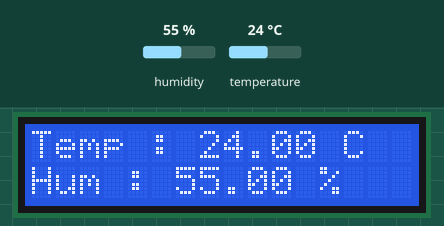
Recording of a program running on a simulated ESP8266 (NodeMCU). On the bench: 16×2 character LCD. The inputs (shaded band) are chosen by the test bench; at power-on: humidity 55 %, temperature 24 °C.

Above: at 1.2 s.
1.3 s: humidity set to 22 %
At 2.8 s:
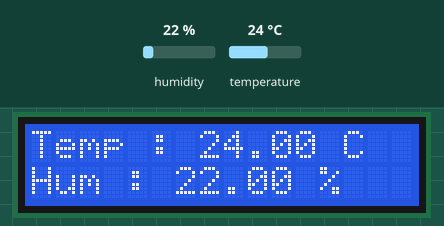
3.8 s: temperature set to 12 °C
At 5.0 s:
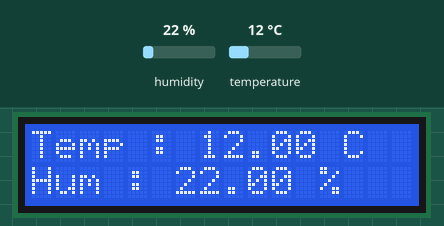
6.0 s: humidity set to 40 %
At 7.1 s:
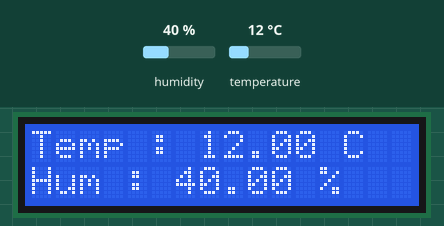
8.3 s: temperature set to 19 °C
At 10.4 s:
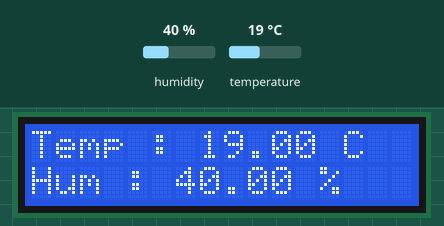
Timing chart, 0 to 11.5 s (numbered marks = the images above; inputs shaded):
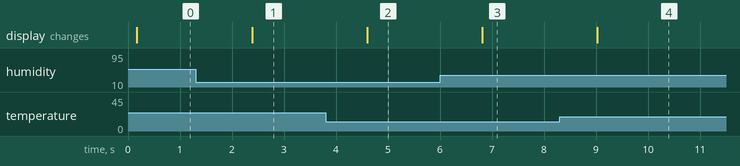

Measured:
- after the input at 1.3 s, the display: changes after 1.1 s (image 1)
- after the input at 3.8 s, the display: changes after 0.80 s (image 2)
- after the input at 6.0 s, the display: changes after 0.81 s (image 3)
- after the input at 8.3 s, the display: changes after 0.72 s (image 4)

The program:

main.cpp
```cpp
#include <Wire.h>
#include <LiquidCrystal_I2C.h>
#include <Arduino.h>
#include <Adafruit_SHTC3.h>
#include <SPI.h>
LiquidCrystal_I2C lcd(0x27,16,2);
Adafruit_SHTC3 shtc3 = Adafruit_SHTC3();
float val;
const int LCD = 0;
int state ;

void setup()
{
  shtc3.begin();
  lcd.init();
  lcd.backlight();
  lcd.clear();
  state = LCD;
}

void loop()
{
  if (state==LCD)
  {
    sensors_event_t humidity, temp;
    shtc3.getEvent(&humidity, &temp);
    lcd.setCursor(0,0);
    lcd.print("Temp : ");
    lcd.print(temp.temperature);
    lcd.print(" C");
    lcd.setCursor(0,1);
    lcd.print("Hum : ");
    lcd.print(humidity.relative_humidity);
    lcd.print(" %");
    delay(1000);
    state = LCD;
  }


}
```
